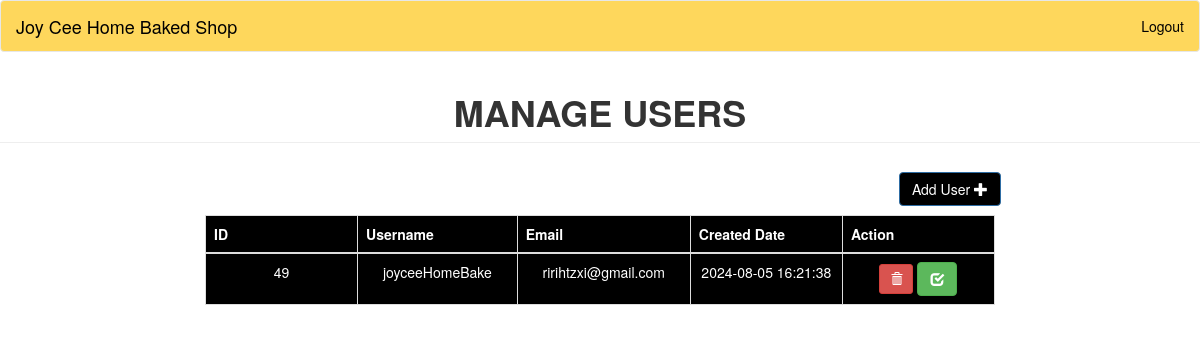
Page /admin/m-user.php on the committed database.
### tables this page shows
CREATE TABLE `users` (
  `id` int(255) NOT NULL,
  `username` varchar(50) NOT NULL,
  `email` varchar(50) NOT NULL,
  `password` varchar(50) NOT NULL,
  `create_datetime` datetime NOT NULL DEFAULT current_timestamp(),
  `user` tinyint(4) NOT NULL,
  `contact_name` text NOT NULL,
  `contact_address` text NOT NULL,
  `contact_number` text NOT NULL
);

### admin/m-user.php (the view, shortened to what this page needs)
<?php include_once("include/navbar.php")?>
<?php include_once("../db.php");
?>
	<h1 class="page-header text-center"><b>MANAGE USERS</b></h1>
	<div class="row">
		<div class="col-sm-8 col-sm-offset-2">
		<ul class="nav navbar-nav navbar-right">
	      	<li class="well-sm"><button class="btn btn-primary " data-toggle="modal" data-target="#flipFlop" style="color: white; background-color:black;">Add User
			<span class="glyphicon glyphicon-plus"></span>
		</button></li>
	      </ul>
			<table class="table table-bordered text-center tble" style="background-color:black;">
				<thead style="color:white;">
					<th class="name">ID</th>
					<th class="name">Username</th>
					<th class="desc">Email</th>
					<th class="desc">Created Date</th>
					<th style="width: 15%;">Action</th>
				</thead>
				<tbody>
				<?php
					$select="SELECT * FROM users where user ='0'";
					$result = $con->query($select);
					if ($result->num_rows > 0) {
					while($row = $result->fetch_assoc()) { ?>
				<tr style="color:white;">
					<td><?php echo $row["id"]; ?></td>
					<td><?php echo $row["username"]; ?></td>
					<td><?php echo $row["email"]; ?></td>
					<td><?php echo $row["create_datetime"]; ?></td>
					<td>
						<a href="d-user.php?delete=<?php echo $row['id']?>" class="btn btn-danger btn-sm">
							<span class="glyphicon glyphicon-trash"></span>
						</a>
						<a href="u-user.php?update=<?php echo $row['id']?>" class="btn btn-success" name="save">
							<span class="glyphicon glyphicon-check"></span>
						</a>
					</td>
				</tr>
				<?php
					}
					} else {
					echo "<tr><td colspan='7'>0 results</td></tr>";
					}
				?>
				</tbody>
			</table>
		</div>
	</div>
	</body>
</html>

### admin/include/navbar.php (style rules this page uses)
.tble .name, .tble .desc { width: 15%; }

### rows in the picture
users: id "49", username "joyceeHomeBake", email "ririhtzxi@gmail.com", create_datetime "2024-08-05 16:21:38"
